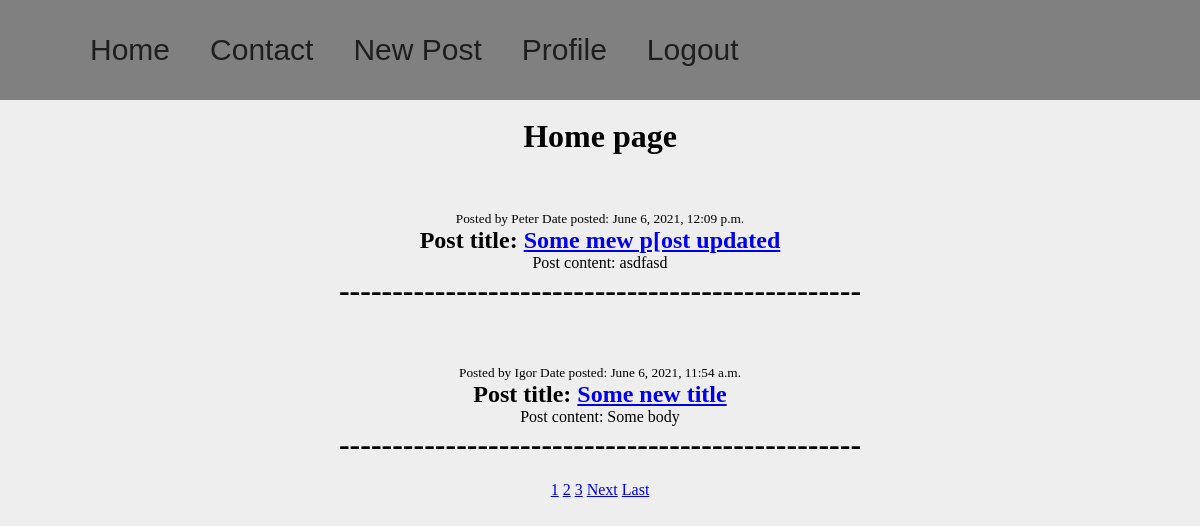
The page / (signed in) on the database its author committed.
### posts/models.py (models this page shows, shortened)
class Post(models.Model):
    author = models.ForeignKey(get_user_model(), on_delete=models.CASCADE)
    title = models.CharField(max_length=150, blank=True)
    body = models.TextField()
    date_created = models.DateTimeField(auto_now=True)

### users/models.py (models this page shows)
class CustomUser(AbstractUser):
    age = models.PositiveIntegerField(null=True, blank=True)

### posts/views.py (the view)
# urls.py: path('', PostListView.as_view(), name='home'),
class PostListView(ListView):
    model = Post
    ordering = ['-date_created']
    paginate_by = 2

### posts/templates/posts/post_list.html (shortened to what this page needs)
{% extends 'posts/base.html' %}
{% block content %}
    <br>
    <center>
        <h1>Home page</h1>
        <br>
    </center>
    {% for post in object_list %}
        <center>
        <br><br>
        <small>Posted by {{ post.author }}  Date posted: {{ post.date_created }}</small>
        <h2>Post title: <a href="{% url 'posts:detail' post.id %}">{{ post.title }}</a></h2>
        <p>Post content: {{ post.body }}</p>
        <h1>-------------------------------------------------</h1>
        <br>
        </center>
    <center>
    {% endfor %}
    {% if is_paginated %}
        {% for num in page_obj.paginator.page_range %}
            {% if page_obj.number == num %}
                <a href="?page={{ num }}">{{ num }}</a>
            {% elif num > page_obj.number|add:'-3' and num < page_obj.number|add:'3' %}
                <a href="?page={{ num }}">{{ num }}</a>
            {% endif %}
        {% endfor %}
        {% if page_obj.has_next %}
            <a href="?page={{ page_obj.next_page_number }}">Next</a>
            <a href="?page={{ page_obj.paginator.num_pages }}">Last</a>
        {% endif %}
    {% endif %}
    </center>
{% endblock content %}

### posts/static/posts/style.css (style rules this page uses)
* { margin: 0; padding: 0; }
body { background-color: #eee; }

### rows shown on the page
Post: author "Peter", date_created "June 6, 2021, 12:09 p.m.", title "Some mew p[ost updated", body "asdfasd"
Post: author "Igor", date_created "June 6, 2021, 11:54 a.m.", title "Some new title", body "Some body"

### other values the page prints
{{ num }} "1"
{{ num }} "2" "3"
